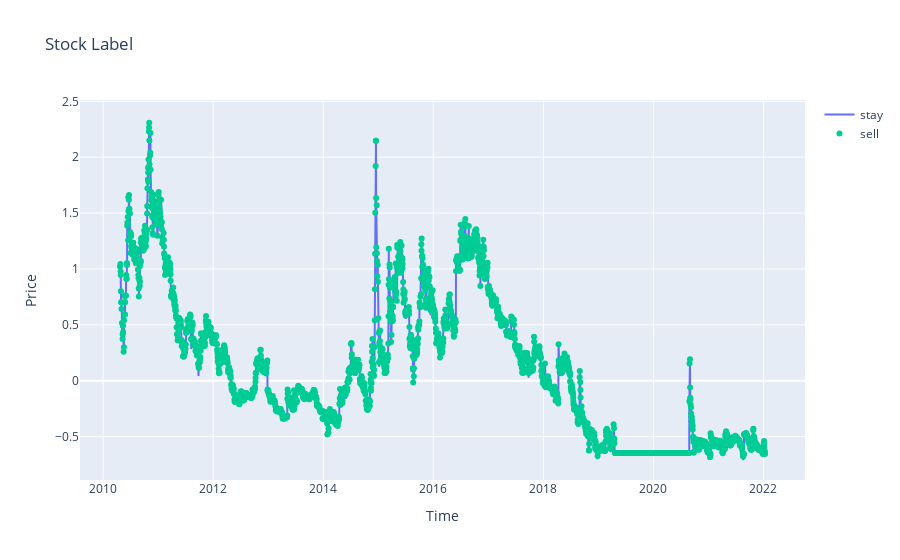

Source (notebook cell):
### Code cell
# TREND값이 너무 discrete하여 모델이 정확하게 예측하는데 어려움이 있을 수 있음.

import plotly.graph_objects as go
import plotly.express as px
fig = go.Figure()
fig.add_trace(go.Line(x=total_df.index, y=total_df["MKTCAP"], name="stay"))
fig.add_trace(go.Scatter(x=total_df[total_df["TREND"]<0].index, y=total_df[total_df["TREND"]<0]["MKTCAP"], name="buy", mode="markers"))
fig.add_trace(go.Scatter(x=total_df[total_df["TREND"]>0].index, y=total_df[total_df["TREND"]>0]["MKTCAP"], name="sell", mode="markers"))
fig.update_layout(
    title='Stock Label',
    xaxis=dict(title='Time'),
    yaxis=dict(title='Price')
)

### Figure 1 — Plotly figure (JSON) as saved in the notebook; plotly's stock layout.template omitted (floating-point values rounded to 4 significant figures; data arrays with more than 128 entries replaced by an {"elided": "..."} marker saying what was removed)
{"data": [{"name": "stay", "type": "scatter", "x": {"elided": "2892 str values"}, "y": {"elided": "2892 float values"}}, {"mode": "markers", "name": "buy", "type": "scatter", "x": [], "y": []}, {"mode": "markers", "name": "sell", "type": "scatter", "x": {"elided": "2816 str values"}, "y": {"elided": "2816 float values"}}], "layout": {"title": {"text": "Stock Label"}, "xaxis": {"title": {"text": "Time"}}, "yaxis": {"title": {"text": "Price"}}}}
